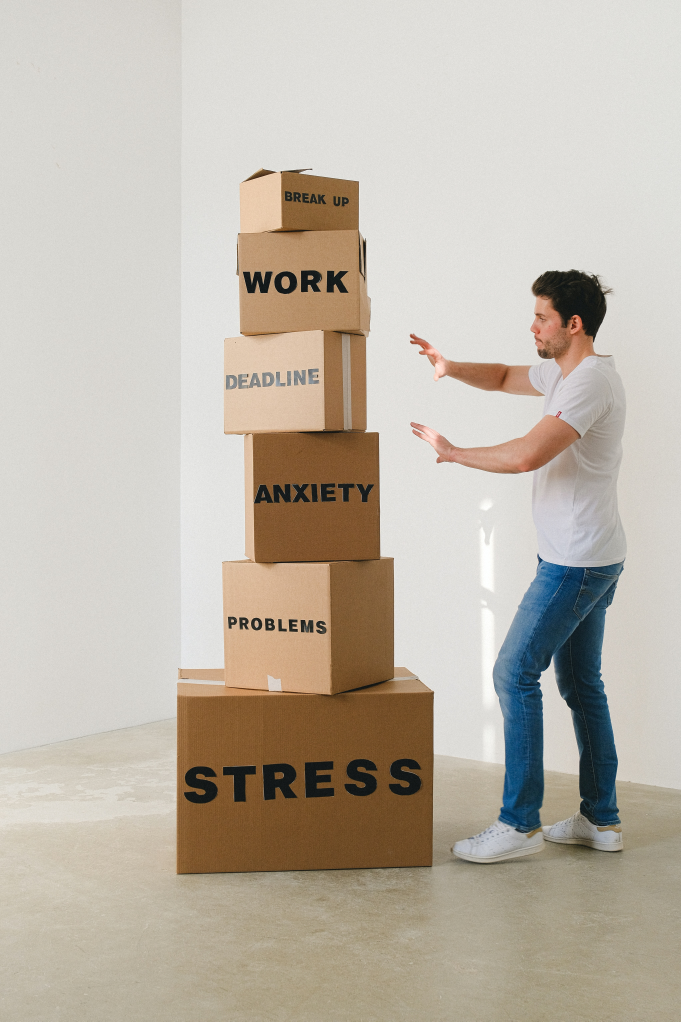
#> input picture list-1/images/q7.jpg, 4085 x 6127 px (shown at 1/6 size)
$ python q8.py
#> lines starting #> are read from the running program, lines starting #| are printed output that depends on the picture
### list-1/q1.py
from PIL import Image
import numpy as np

def apply_filter(image, filter_size: int, filter_weights) -> np.ndarray:
    # convertendo a imagem em um numpy array
    image = np.array(image)

    # adicionando padding na imagem
    padded_image = np.pad(image, filter_size//2, mode='constant')

    # convertendo os pesos em uma matriz
    filter_matrix = np.reshape(filter_weights, (filter_size, filter_size))

    # fazendo a convolução
    filtered_image = np.zeros(image.shape)
    for i in range(image.shape[0]):
        for j in range(image.shape[1]):
            window = padded_image[i:i+filter_size, j:j+filter_size]
            filtered_image[i, j] = np.sum(window * filter_matrix)

    return filtered_image

# [15 lines that do not run on import are left out]

### list-1/q8.py
# here includes code for the question 8 of the list

# Referência para o Sobel em imagens
# https://en.wikipedia.org/wiki/Sobel_operator

import cv2
import matplotlib.pyplot as plt
import numpy as np

from q1 import apply_filter

deriv_kernel_x = np.array([
    [-1, 0, 1],
    [-1, 0, 1],
    [-1, 0, 1],
])

deriv_kernel_y = np.array([
    [-1, -1, -1],
    [ 0,  0,  0],
    [ 1,  1,  1],
])

sobel_kernel_x = np.array([
    [1, 0, -1],
    [2, 0, -2],
    [1, 0, -1],
])

sobel_kernel_y = np.array([
    [ 1,  2,  1],
    [ 0,  0,  0],
    [-1, -2, -1],
])

images_filepath = ['./images/q7.jpg', './images/q8_1.jpg', './images/q8_2.jpg']

def get_image(filepath):
#> called with filepath = './images/q7.jpg'
    image = cv2.imread(filepath)
#> image is the input picture: shape (6127, 4085, 3); mean B, G, R 169.6, 181.8, 190.1
    image = cv2.cvtColor(image, cv2.COLOR_BGR2GRAY)
#> image: shape (6127, 4085)
    h, w = image.shape
#> h = 6127; w = 4085
    # The image is resized for it to be faster
    return cv2.resize(image, dsize=(w // 16, h // 16))

orig_images = [get_image(filepath) for filepath in images_filepath]
#> call 2 of get_image, with filepath = './images/q8_1.jpg'
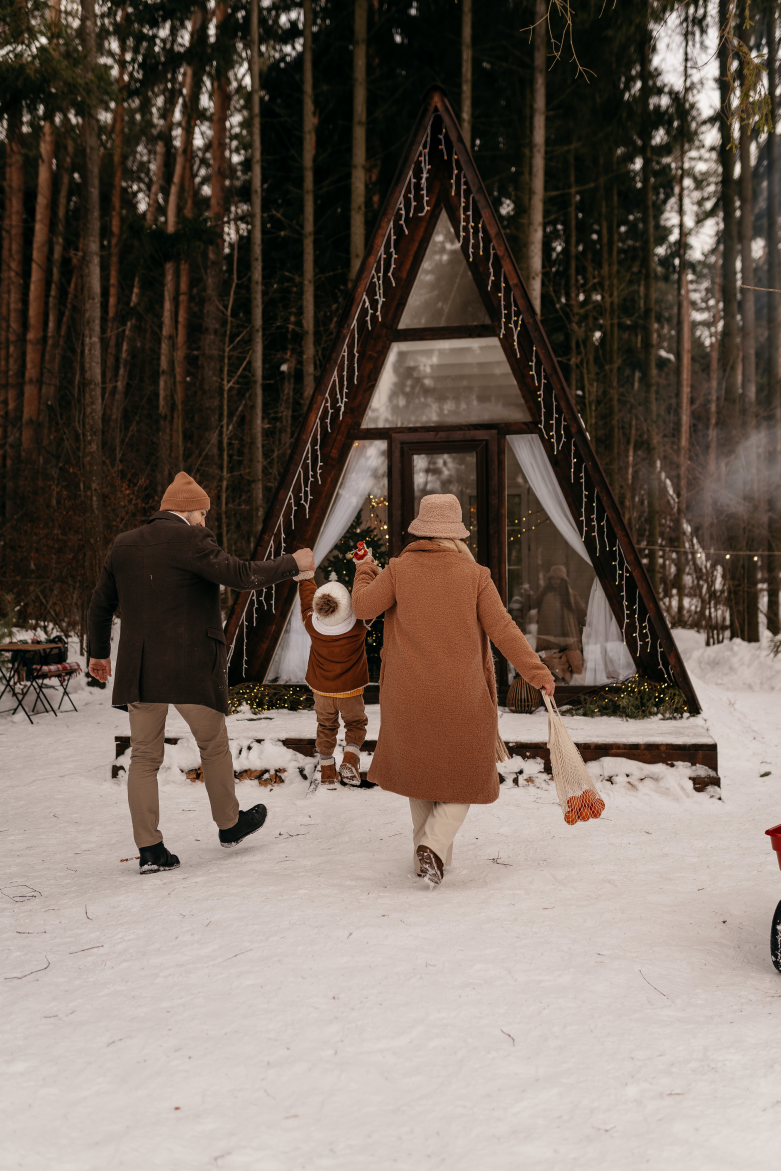
#> input picture list-1/images/q8_1.jpg, 3903 x 5855 px (shown at 1/5 size)
#> in get_image, image is the input picture: shape (5855, 3903, 3); mean B, G, R 91.1, 100.7, 113.3
#> call 3 of get_image, with filepath = './images/q8_2.jpg'
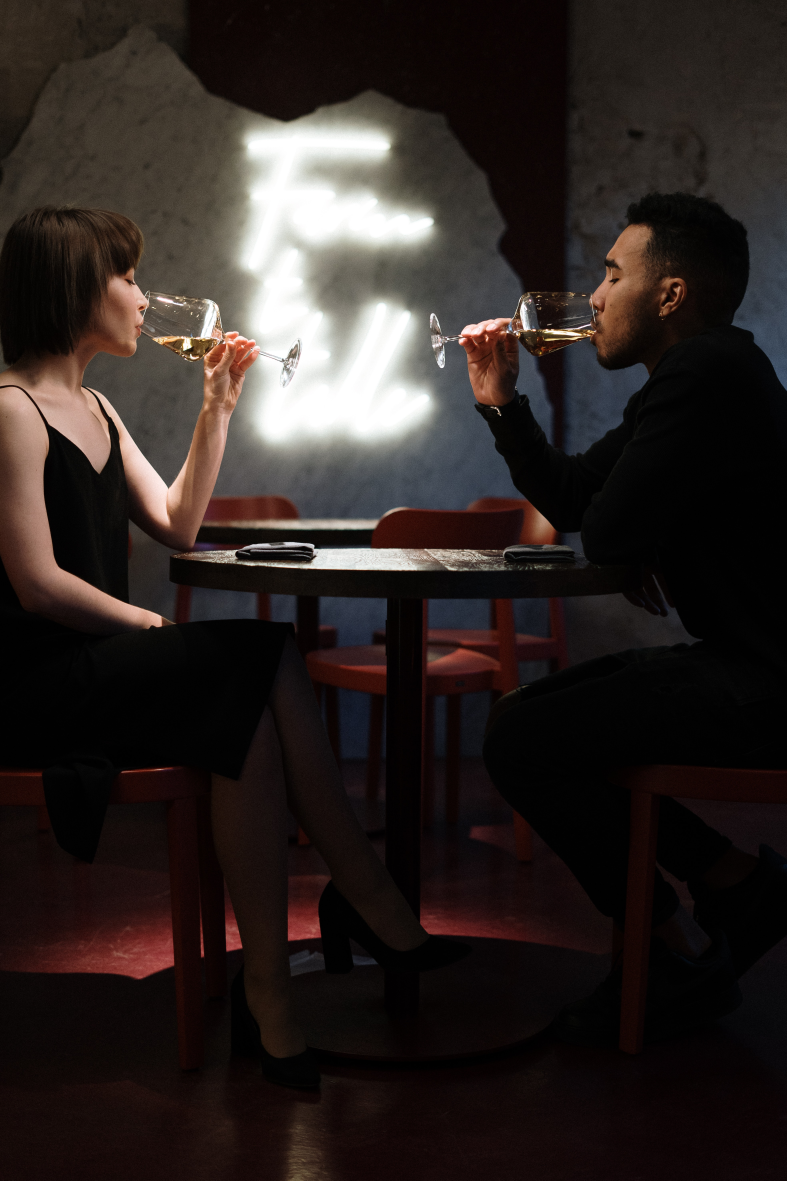
#> input picture list-1/images/q8_2.jpg, 3935 x 5902 px (shown at 1/5 size)
#> in get_image, image is the input picture: shape (5902, 3935, 3); mean B, G, R 34, 36.5, 44.4
#> orig_images = 3 items

def derivative_x(image):
    return apply_filter(image, 3, deriv_kernel_x.flatten())

def derivative_y(image):
    return apply_filter(image, 3, deriv_kernel_y.flatten())

def gradient(deriv_x, deriv_y):
    return np.abs(deriv_x) + np.abs(deriv_y)

def sobel(image):
    der_sobel_x = apply_filter(image, 3, sobel_kernel_x.flatten())
    der_sobel_y = apply_filter(image, 3, sobel_kernel_y.flatten())
    sobel_gradient = np.abs(der_sobel_x) + np.abs(der_sobel_y)
    return sobel_gradient

deriv_imgs = []
for names, image in zip(images_filepath, orig_images):
    deriv_x = derivative_x(image)
    deriv_y = derivative_y(image)
    abs_gradient = gradient(deriv_x, deriv_y)
    deriv_imgs.append([deriv_x, deriv_y, abs_gradient])
#> this loop made 3 passes
#> names on passes 1 to 3: './images/q7.jpg', './images/q8_1.jpg', './images/q8_2.jpg'
#> pass 1, in apply_filter, `padded_image = np.pad(image, filter_size//2, mode='constant')`:
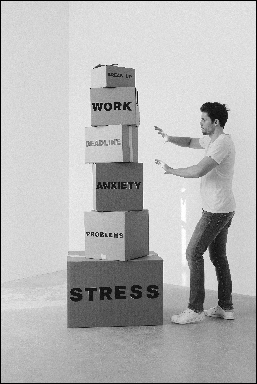
#> padded_image: shape (384, 257); min 0, max 255, mean 180.5
#> after the loop:
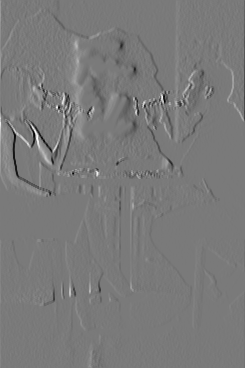
#> deriv_x: shape (368, 245) float64; min -529, max 574, mean 0; drawn with min black and max white
#> after the loop, deriv_imgs = 3 items

final_imgs = []
for images in deriv_imgs:
    for image in images:
        sobel_gradient = sobel(image)
        final_imgs.append(sobel_gradient)
#> this loop made 3 passes
#> pass 1, in sobel, `sobel_gradient = np.abs(der_sobel_x) + np.abs(der_sobel_y)`:
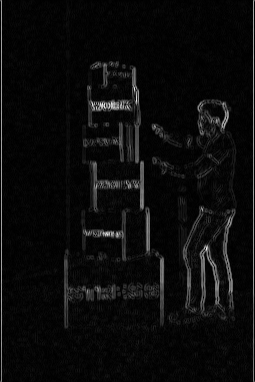
#> sobel_gradient: shape (382, 255) float64; min 0, max 4156, mean 192.3; drawn with min black and max white
#> after the loop:
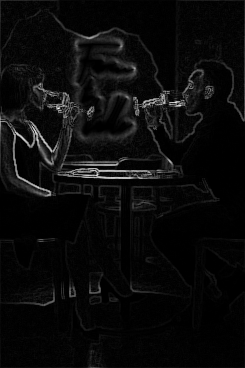
#> image: shape (368, 245) float64; min 0, max 888, mean 39.1; drawn with min black and max white
#> after the loop, final_imgs = 9 items

grouped_final_imgs = [final_imgs[i:i+3] for i in range(0, len(final_imgs), 3)]
#> grouped_final_imgs = 3 items

fig, axes = plt.subplots(nrows=len(deriv_imgs) + len(grouped_final_imgs) + 1, ncols=3, figsize=(10, 10))
fig.tight_layout(pad=1)

for i, img in enumerate(orig_images):
    axes[0, i].imshow(cv2.cvtColor(img, cv2.COLOR_GRAY2RGB))
    axes[0, i].set_title('orig', fontsize=12)

def normalize(img):
    return (img / np.max(img)) * 255

for i, img in enumerate(deriv_imgs):
    axes[1, i].imshow(cv2.cvtColor(normalize(img[0]).astype(np.uint8), cv2.COLOR_GRAY2RGB))
    axes[1, i].set_title(f'deriv_x_{i}_q8', fontsize=12)
    axes[2, i].imshow(cv2.cvtColor(normalize(img[1]).astype(np.uint8), cv2.COLOR_GRAY2RGB))
    axes[2, i].set_title(f'deriv_x_{i}_q8', fontsize=12)
    axes[3, i].imshow(cv2.cvtColor(normalize(img[2]).astype(np.uint8), cv2.COLOR_GRAY2RGB))
    axes[3, i].set_title(f'deriv_x_{i}_q8', fontsize=12)

for i, img in enumerate(grouped_final_imgs):
    axes[4, i].imshow(cv2.cvtColor(normalize(img[0]).astype(np.uint8), cv2.COLOR_GRAY2RGB))
    axes[4, i].set_title(f'sobel_x_{i}_q8', fontsize=12)
    axes[5, i].imshow(cv2.cvtColor(normalize(img[1]).astype(np.uint8), cv2.COLOR_GRAY2RGB))
    axes[5, i].set_title(f'sobel_y_{i}_q8', fontsize=12)
    axes[6, i].imshow(cv2.cvtColor(normalize(img[2]).astype(np.uint8), cv2.COLOR_GRAY2RGB))
    axes[6, i].set_title(f'sobel_grad_{i}_q8', fontsize=12)

plt.show()
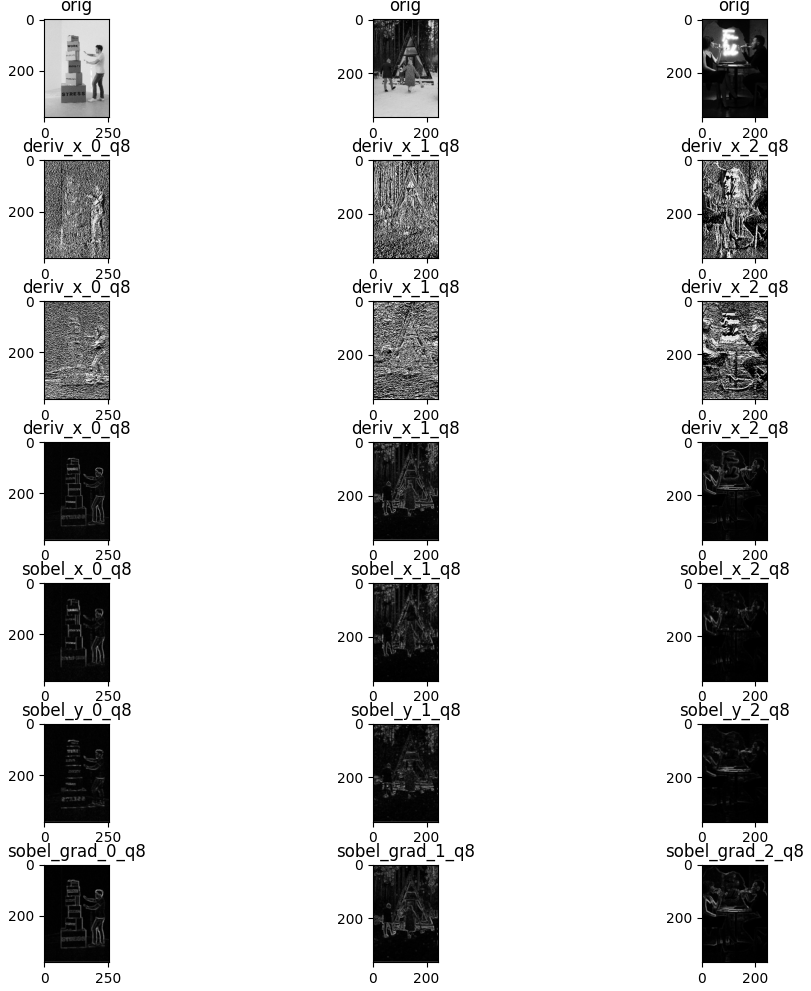
#> figure drawn by matplotlib, 21 panels
